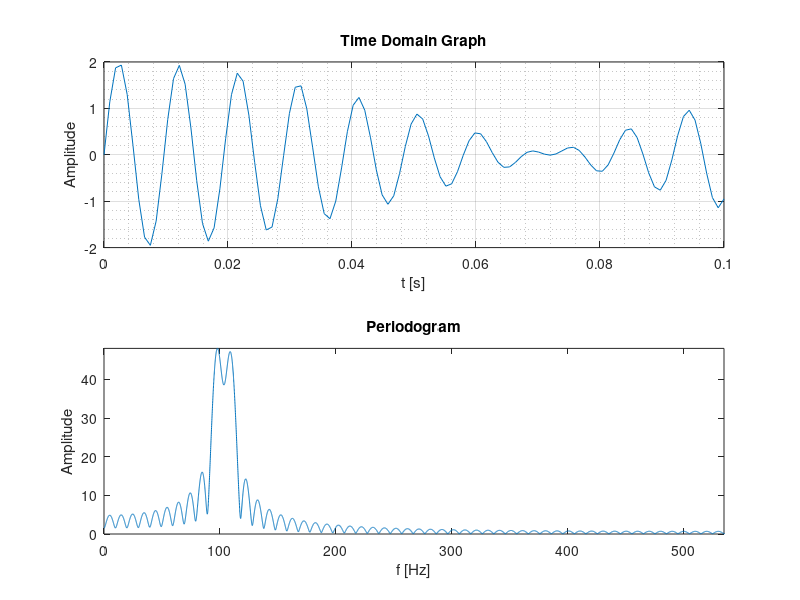

The MATLAB source for this figure:
%% PRACTICE 9.2. Frequency resolution of the periodogram as a function of signal duration

clc; clear all; close all;
f1 = 100;
f2 = 107;
duration = 0.1; 
Fs = 10 * f2; 
Ts = 1 / Fs;
% Time base (discrete)
tn = 0:Ts:duration;
xn = sin(2*pi*f1*tn) + sin(2*pi*f2*tn); % Amplitude vector
% Plot (time domain)
figure(1)
subplot(2,1,1)
plot(tn, xn)
grid on; grid minor
title('Time Domain Graph');
xlabel('t [s]');
ylabel('Amplitude');
% Frequency domain (periodogram)
N = length(xn); % number of samples of the discretized signal
FACTOR = 128;
nFFT = 2^(ceil(log2(N))) * FACTOR;
Xn = fft(xn, nFFT); % nFFT complex values
% Periodogram = magnitude(fft)
periodogram_1 = abs(Xn); % Xn has nFFT points
% Frequency axis
f = linspace(0, Fs, nFFT);
% Plot (periodogram)
subplot(2,1,2)
plot(f, periodogram_1);
axis([0 Fs/2 0 max(periodogram_1)]); % Xmin Xmax Ymin Ymax
title('Periodogram');xlabel('f [Hz]'); ylabel('Amplitude')
